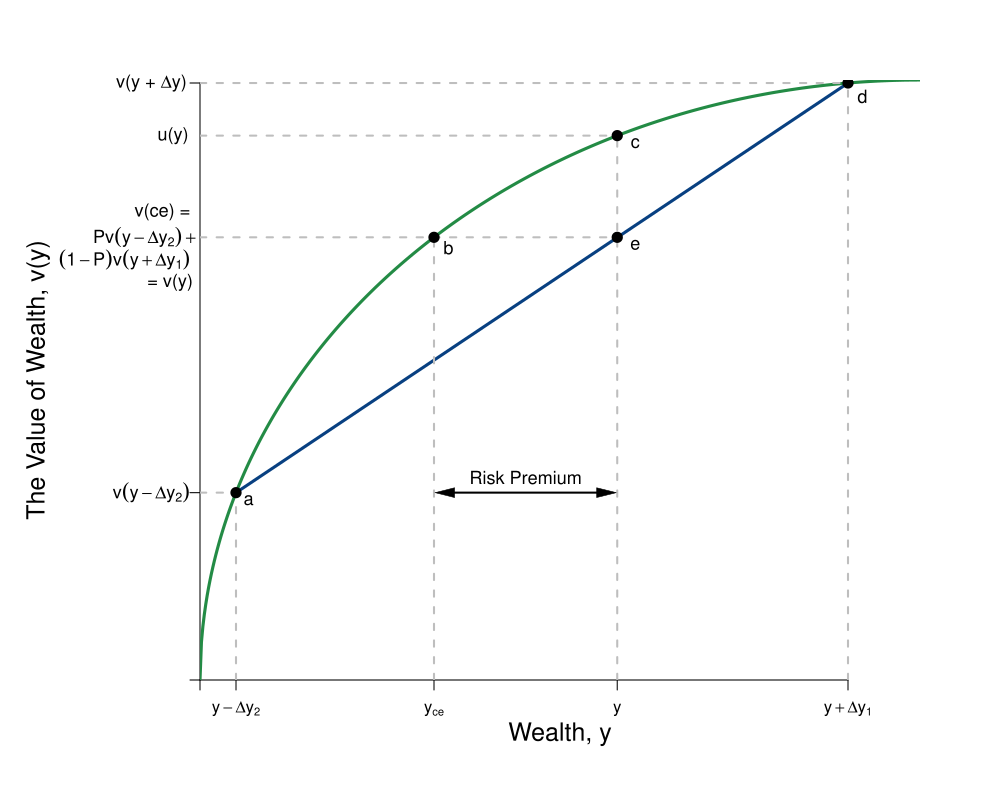

Write R code to recreate this figure.
#Graph Designer(s): Simon Halliday & Riley Boeth '17
#Authors: Bowles, Foley and Halliday
#Title: Coordination, Conflict and Competition: A Text in Microeconomics

library(shape)
pdf(file = "risk/figure4_3.pdf", width = 10, height = 8)

#Set parameters for graphics
axislabelsize <- 1.5
labelsize <- 1.1
graphlinewidth <- 3
segmentlinewidth <- 2

COL <- c("#7fc97f", "#beaed4", "#fdc086", "#ffff99", "#386cb0", "#f0027f", "#bf5b17", "#666666")
COLA <- c("#e0f3db", "#99d8c9","#66c2a4","#41ae76", "#238b45", "#005824")
COLB <- c("#4eb3d3", "#2b8cbe", "#0868ac","#084081")

#Edited the margins to cater for the larger LHS labels
par(mar =  c(6, 10, 4, 4))

#Concave utility of wealth function

ConcaveU <- function(x,y){
  (1600-(x-40)^2)^(1/2)
}

#Add limits on axes and levels of utility for each indifference curve
ylims <- c(0, 40)
xlims <- c(0, 40)

npts <- 501 
x <- seq(xlims[1], xlims[2], length.out = npts)
y <- seq(ylims[1], ylims[2], length.out = npts) 

plot(0, 0, xlim = xlims, ylim = ylims, type = "n",
     xlab = expression(paste("")),
     ylab = expression(paste("")), 
     xaxt = "n", 
     yaxt = "n", 
     cex.lab = axislabelsize, 
     bty = "n", 
     xaxs="i", 
     yaxs="i"
)

#x and y limits with plain axes without ticks/numbers to match previous graph

ticksy <- c(0, ConcaveU(2), ConcaveU(36))
ylabels <- c(NA, NA)
ticksx <- c(0, 2, 13, 23.18, 36)
xlabels <- c(NA, expression(paste(y - Delta*y[2])), expression(paste(y[ce])), expression(paste(y)), expression(paste(y + Delta*y[1])))

axis(1,at = ticksx,  pos = 0, labels = xlabels)
axis(2,at = ticksy,  pos = 0, labels = FALSE, las = 1)

npts <- 500 
xx1 <- seq(xlims[1], xlims[2], length.out = npts)
xx2 <- seq(0, xlims[2], length.out = npts)
xx3 <- seq(xlims[1], 0, length.out = npts)
xx4 <- seq(-11, 0, length.out = npts)

#Axis labels and draw linear utility function
mtext(expression(paste("Wealth, y")), side = 1, line = 2.5, cex = axislabelsize)
text(-9, 0.5*ylims[2], expression(paste("The Value of Wealth, v(y)")), xpd = TRUE, cex = axislabelsize, srt = 90) 

lines(xx1, ConcaveU(xx1, y), col = COLA[5], lwd = graphlinewidth)

#Add line from pt a to pt c

segments(2, ConcaveU(2), 36, ConcaveU(36), lty = 1, col = COLB[4] , lwd = graphlinewidth)


#Label 5 points on line

text(2.7, ConcaveU(2)-.5, expression(paste("a")), cex = labelsize)
segments(2, 0, 2, ConcaveU(2), lty = 2, col = "gray", lwd = segmentlinewidth)
segments(0, ConcaveU(2), 2, ConcaveU(2), lty = 2, col = "gray", lwd = segmentlinewidth)
points(2, ConcaveU(2), pch = 16, col = "black", cex = 1.5)


text(24.18, ConcaveU(23.18)-.5, expression(paste("c")), cex = labelsize)
segments(23.18, 0, 23.18, ConcaveU(23.18), lty = 2, col = "gray", lwd = segmentlinewidth)
segments(0, ConcaveU(23.18), 23.18, ConcaveU(23.18), lty = 2, col = "gray", lwd = segmentlinewidth)
points(23.18, ConcaveU(23.18), pch = 16, col = "black", cex = 1.5)

text(24.18, ConcaveU(13)-.5, expression(paste("e")), cex = labelsize)
segments(0, ConcaveU(13), 23.18, ConcaveU(13), lty = 2, col = "gray", lwd = segmentlinewidth)
points(23.18, ConcaveU(13), pch = 16, col = "black", cex = 1.5)

text(13.8, ConcaveU(13)-.7, expression(paste("b")), cex = labelsize)
segments(13, 0, 13, ConcaveU(13), lty = 2, col = "gray", lwd = segmentlinewidth)
points(13, ConcaveU(13), pch = 16, col = "black", cex = 1.5)

text(36.8, ConcaveU(36)-.9, expression(paste("d")), cex = labelsize)
segments(36, 0, 36, ConcaveU(36), lty = 2, col = "gray", lwd = segmentlinewidth)
segments(0, ConcaveU(36), 36, ConcaveU(36), lty = 2, col = "gray", lwd = segmentlinewidth)
points(36, ConcaveU(36), pch = 16, col = "black", cex = 1.5)

#Label y-sub,x-sub,etc. on axes

#SH: removed these because I could add them to x-axis; y-axis labels cannot be added as usual
#text(36, -.9, expression(paste(y + Delta*y[1])), xpd = TRUE, cex = labelsize)
#text(13, -.9, expression(paste(y[ce])),  xpd = TRUE,  cex = labelsize)
#text(2, -.9, expression(paste(y - Delta*y[2])),  xpd = TRUE,  cex = labelsize)
#text(23.18, -.9, expression(paste(y)),  xpd = TRUE,  cex = labelsize)


text(-2.7, ConcaveU(36), expression(paste("v(y + ",Delta,"y)")), xpd = TRUE, cex = labelsize)
text(-1.95, ConcaveU(13)+1.7, expression(paste("v(ce) = ")),  xpd = TRUE, cex = labelsize)
text(-3, ConcaveU(13), expression(paste(P*v(y- Delta*y[2]) + phantom())),  xpd = TRUE, cex = labelsize)
text(-4.2, ConcaveU(13)-1.5, expression(paste((1 - P)*v*(y + Delta*y[1]))),  xpd = TRUE, cex = labelsize)
text(-1.8, ConcaveU(13)-3, expression(paste(" = v(y)")),  xpd = TRUE, cex = labelsize)
text(-2.7, ConcaveU(2), expression(paste(v(y - Delta*y[2]))),  xpd = TRUE,  cex = labelsize)
text(-1.5, ConcaveU(23.18), expression(paste("u(y)")),  xpd = TRUE,  cex = labelsize)

#Add risk premium distance arrow and label

Arrows(13.6, ConcaveU(2), 22.58, ConcaveU(2), col = "black", lty = 1, lwd = 2, code = 3, arr.type = "triangle", arr.lwd = 0.5)
text((23.18+13)/2, ConcaveU(2)+1, expression(paste("Risk Premium")),  xpd = TRUE,  cex = labelsize)


dev.off()
